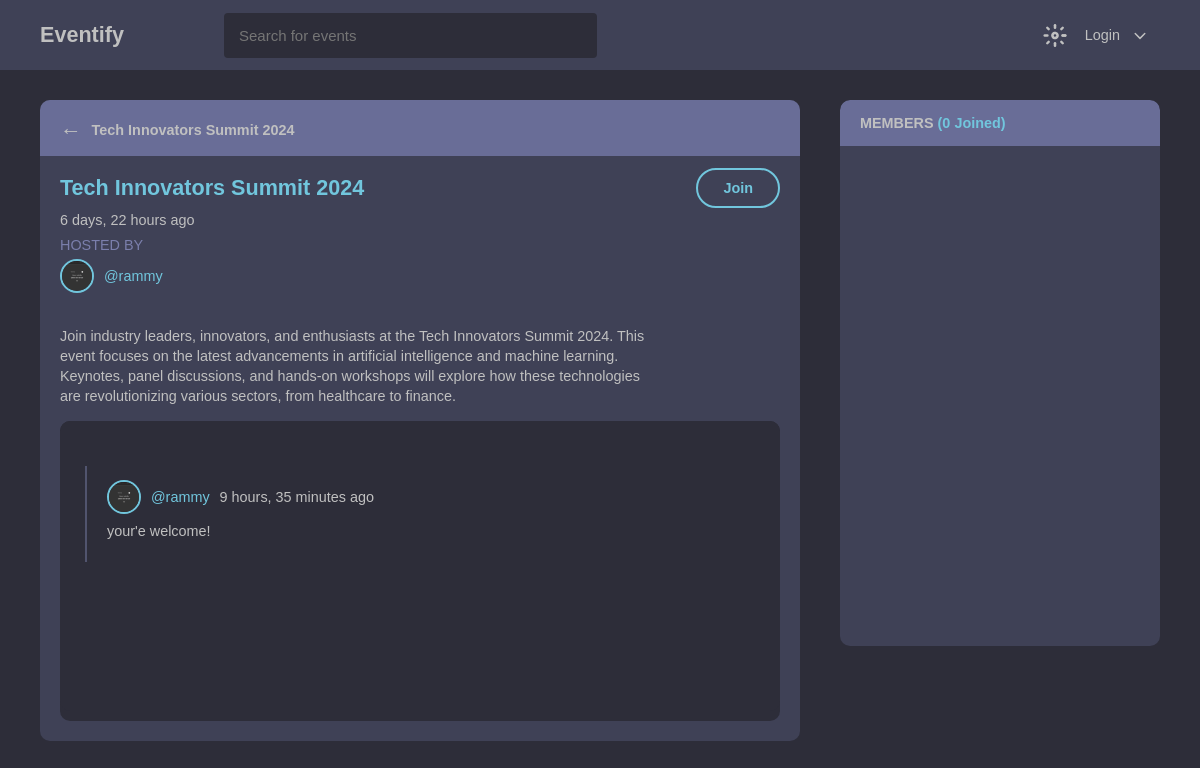
Screenshot of /event/7/ with the database file from the repository.
### event/models.py (models this page shows, shortened)
class Event(models.Model):
    user = models.ForeignKey(User, on_delete=models.CASCADE)
    topic = models.ForeignKey(Topic, on_delete=models.CASCADE)
    name = models.CharField(max_length=200)
    description = models.TextField(blank=True, null=True)
    members = models.ManyToManyField(User, related_name='members', blank=True)
    created = models.DateTimeField(auto_now_add=True)
    updated = models.DateTimeField(auto_now=True)
    class Meta:
        ordering = ['-updated', '-created']

class User(AbstractUser):
    username = models.CharField(max_length=200, unique=True)
    full_name = models.CharField(max_length=200)
    email = models.EmailField(unique=True)
    bio = models.TextField(null=True, blank=True)
    image = models.FileField(null=True, default="empty_logo.png")
    followers = models.ManyToManyField('self', symmetrical=False, blank=True)
    following = models.ManyToManyField('self', related_name='user_following', symmetrical=False, blank=True)
    USERNAME_FIELD = 'email'
    REQUIRED_FIELDS = []
    def __str__(self):
        return self.username or self.full_name.split()[0]
    def get_absolute_url(self):
        return reverse('profile', kwargs={'username': self.username, 'id': self.id})

class Message(models.Model):
    user = models.ForeignKey(User, on_delete=models.CASCADE)
    event = models.ForeignKey(Event, on_delete=models.CASCADE)
    body = models.TextField(null=True, blank=True)
    created = models.DateTimeField(auto_now_add=True)
    updated = models.DateTimeField(auto_now=True)
    class Meta:
        ordering = ['-created']

### event/views.py (the view, shortened to what this page needs)
# urls.py: path('event/<int:id>/', event_detail, name='event-detail'),
def event_detail(request, id, *args, **kwargs):
    try:
        event = Event.objects.get(id=id)
        event_msgs = event.message_set.all()
    except Event.DoesNotExist:
        return HttpResponse("No such event")
    context = {
        "event": event,
        "event_msgs": event_msgs
    }
    return render(request, "event/event.html", context)

### event/templates/event/event.html (shortened to what this page needs)
{% extends "base.html" %}
{% load static %}
{% block content %}
    <main class="grid__container">
      <div class="container grid__box__two">
        <section class="event__chat__container">
          <div class="hosts">
            <div class="flex edit__section">
            <h3>
              <a href="{% url 'home' %}" class="space arrow">&LeftArrow;</a>{{ event.name }}
            </h3>
          </div>
            <div class="flex host__content align__up event">
              <div class="event__detail">
                <h1 class="p__link">{{ event.name }}</h1>
                <p>{{event.created | timesince }} ago</p>
                <p class="light__color">HOSTED BY</p>
                <a href="{{event.user.get_absolute_url}}" class="flex justify__start">
                  <img class="sm" src="http://127.0.0.1:8000/media/{{event.user.image}}" alt="" />
                  <p class="p__link">@{{event.user}}</p>
                </a>
              </div>
              <form action="">
                {% if request.user in event.members.all %}
                <a class="btn-secondary two" href="{% url 'leave-event' event.id %}">Leave</a>
                {% else %}
                <a class="btn-secondary two" href="{% url 'join-event' event.id %}">Join</a>
                {% endif %}
              </form>
            </div>
            <p style="max-width:600px">{{event.description}}</p>
            <div class="event__chat">
              <div class="event__chat__content">
                {% for event_msg in event_msgs %}
                <div class="message__container">
                  <span  class="flex justify__start">
                  <a href="{{event_msg.user.get_absolute_url}}" class="flex justify__start">
                    <img class="sm" src="http://127.0.0.1:8000/media/{{event_msg.user.image}}" alt="" />
                    <p class="p__link">@{{event_msg.user}}</p>
                  </a>
                  <p>{{event_msg.created | timesince }} ago</p>
                </span>
                  <p class="msg">{{ event_msg.body }}</p>
                </div>
                {% endfor %}
              </div>
            </div>
          </div>
        </section>
        <section class="members">
            <div class="hosts">
                <h3>MEMBERS <span class="p__link">({{event.members.count}} Joined)</span></h3>
              </div>
        </section>
      </div>
    </main>
  {% endblock %}

### static/css/style.css (style rules this page uses)
body.dark-mode { --primary-color: #2d2d39; --secondary-color: #3f4156; --button-color: #71c6dd; --text-color: #c0c0c0; --border-color: #51546e; --btn-text: #333; --other-color: #50c878; }
body { background-color: var(--primary-color); font-family: Arial, Helvetica, sans-serif; padding: 0; margin: 0; box-sizing: border-box; color: var(--text-color); }
html { scroll-behavior: smooth; font-size: 90%; }
h1, h2, h3 { margin: 0; }
a { text-decoration: none; color: var(--text-color); }
a:hover, .p__link { color: var(--button-color); }
p { line-height: 1.4em; color: var(--text-color); }
img, .sm { height: 30px; width: 30px; background-size: cover; border-radius: 50%; border: 2px solid var(--button-color); }
.arrow { font-size: 1.5em; }
.container { max-width: 1200px; margin: auto; padding: 0px 40px; }
.flex { display: flex; justify-content: space-between; align-items: center; }
.btn-secondary { background-color: var(--border-color); color: var(--text-color); border: none; padding: 10px 15px; border-radius: 20px; cursor: pointer; }
.btn-secondary.two { background-color: transparent; color: var(--button-color); border: 2px solid var(--button-color); padding: 10px 25px; font-weight: 600; }
.flex.align__up { align-items: start; }
.flex.event { margin: 20px 0px; }
.justify__start { justify-content: start; gap: 10px; }
.light__color, .inner__list a:hover { color: #7b7fac; }
.edit__section { flex-direction: row-reverse; }
.space { margin-right: 10px; }
.hosts { background-color: var(--secondary-color); padding: 20px; border-radius: 10px; margin-bottom: 25px; position: relative; min-width: 280px; }
.hosts h3:first-child { background-color: #696d97; position: absolute; left: 0; right: 0; top: 0; padding: 15px 20px; font-size: 1em; border-radius: 10px 10px 0px 0px; }
.host__content { margin-top: 40px; font-size: 1em; }
.grid__box__two { display: grid; grid-template-columns: 3fr 1fr; gap: 40px; }
.event__detail h1, .event__detail p { line-height: 0.7em; }
.event__detail h1 { margin-bottom: 20px; }
.event__detail a { margin-top: -7px; }
.host__content.event { margin-top: 60px; margin-bottom: 30px; }
.event__chat__content { background-color: var(--primary-color); padding: 15px 25px; border-radius: 10px; height: 260px; overflow-y: auto; }
.event__chat { background-color: var(--primary-color); border-radius: 10px; height: 300px; }
.message__container { border-left: 2px solid var(--border-color); padding: 7px 20px; margin: 30px 0px; }
.msg { margin-top: -1px; }
.members .hosts { height: 506px; overflow-y: auto; }

### rows the page displays
Event: name "Tech Innovators Summit 2024", created "6 days, 22 hours", user.image (picture), user "rammy", description "Join industry leaders, innovators, and enthusiasts at the Tech Innovators Summit 2024. This event focuses on the latest advancements in artificial intelligence and machine learning. Keynotes, panel discussions, and hands-on workshops will explore how these technologies are revolutionizing various sectors, from healthcare to finance.", members.count "0"
Message: user.image (picture), user "rammy", created "9 hours, 35 minutes", body "your'e welcome!"
